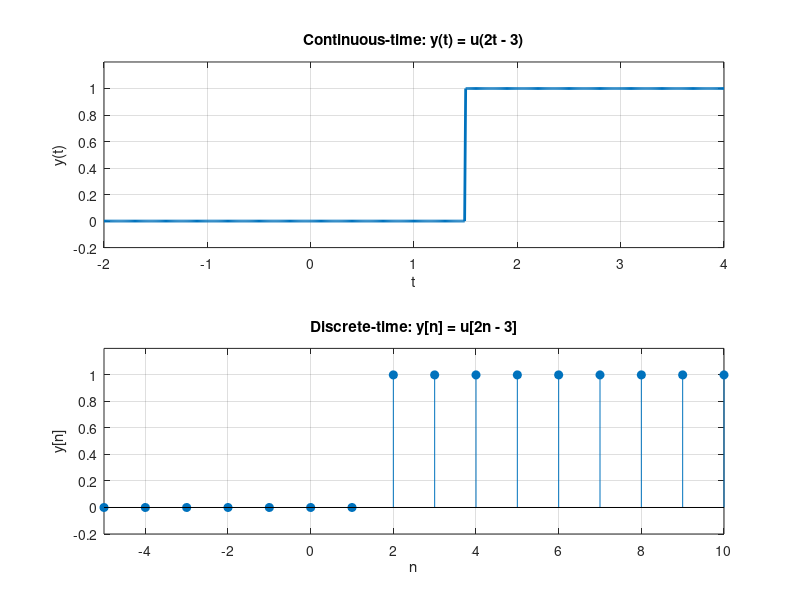

The MATLAB script that drew this image: (Note: this script raises an error after producing the figure.)
%===========================================================
% Demonstration of (2t - 3) operation on unit step signals
% Both Continuous-time and Discrete-time versions included
% Author: <your name>
%===========================================================
clc; clear; close all;

%------------------------------
% Continuous-time: y(t) = (2t - 3)u(t)
%------------------------------
t = -2:0.01:4;
u_t = t >= 0;
y1 = (2*t - 3) .* u_t;

%------------------------------
% Continuous-time: y(t) = u(2t - 3)
%------------------------------
y2 = (2*t - 3) >= 0;

%------------------------------
% Discrete-time: y[n] = (2n - 3)u[n]
%------------------------------
n = -5:10;
u_n = n >= 0;
y3 = (2*n - 3) .* u_n;

%------------------------------
% Discrete-time: y[n] = u[2n - 3]
%------------------------------
y4 = (2*n - 3) >= 0;

%===========================================================
% Plotting
%===========================================================
figure('Name','Operations on Unit Step Signals','NumberTitle','off');



% Continuous-time u(2t - 3)
subplot(2,1,1);
plot(t, y2, 'LineWidth', 2);
grid on;
xlabel('t'); ylabel('y(t)');
title('Continuous-time: y(t) = u(2t - 3)');
axis([-2 4 -0.2 1.2]);


% Discrete-time u[2n - 3]
subplot(2,1,2);
stem(n, y4, 'filled');
grid on;
xlabel('n'); ylabel('y[n]');
title('Discrete-time: y[n] = u[2n - 3]');
axis([-5 10 -0.2 1.2]);

%===========================================================
% Done
%===========================================================
sgtitle('Operation (2t - 3) on Unit Step Signals');

